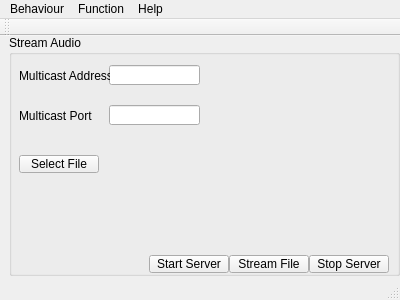
<?xml version="1.0" encoding="UTF-8"?>
<ui version="4.0">
 <class>MainWindow</class>
 <widget class="QMainWindow" name="MainWindow">
  <property name="geometry">
   <rect>
    <x>0</x>
    <y>0</y>
    <width>400</width>
    <height>300</height>
   </rect>
  </property>
  <property name="windowTitle">
   <string>CommAudio</string>
  </property>
  <widget class="QWidget" name="centralWidget">
   <widget class="QStackedWidget" name="function_stack">
    <property name="geometry">
     <rect>
      <x>-1</x>
      <y>-1</y>
      <width>401</width>
      <height>241</height>
     </rect>
    </property>
    <property name="currentIndex">
     <number>3</number>
    </property>
    <widget class="QWidget" name="client_streamAudio">
     <widget class="QGroupBox" name="groupBox_3">
      <property name="geometry">
       <rect>
        <x>10</x>
        <y>0</y>
        <width>391</width>
        <height>241</height>
       </rect>
      </property>
      <property name="title">
       <string>Stream Audio</string>
      </property>
      <widget class="QLabel" name="label_stream_ip">
       <property name="geometry">
        <rect>
         <x>10</x>
         <y>20</y>
         <width>51</width>
         <height>16</height>
        </rect>
       </property>
       <property name="text">
        <string>Multicast IP:</string>
       </property>
      </widget>
      <widget class="QLabel" name="label_stream_port">
       <property name="geometry">
        <rect>
         <x>10</x>
         <y>50</y>
         <width>39</width>
         <height>11</height>
        </rect>
       </property>
       <property name="text">
        <string>Port:</string>
       </property>
      </widget>
      <widget class="QLineEdit" name="stream_ip">
       <property name="geometry">
        <rect>
         <x>70</x>
         <y>20</y>
         <width>113</width>
         <height>20</height>
        </rect>
       </property>
      </widget>
      <widget class="QLineEdit" name="stream_port">
       <property name="geometry">
        <rect>
         <x>70</x>
         <y>50</y>
         <width>113</width>
         <height>20</height>
        </rect>
       </property>
      </widget>
      <widget class="QPushButton" name="btn_stream_connect">
       <property name="geometry">
        <rect>
         <x>230</x>
         <y>220</y>
         <width>80</width>
         <height>18</height>
        </rect>
       </property>
       <property name="text">
        <string>Connect</string>
       </property>
      </widget>
      <widget class="QPushButton" name="btn_stream_disconnect">
       <property name="geometry">
        <rect>
         <x>310</x>
         <y>220</y>
         <width>80</width>
         <height>18</height>
        </rect>
       </property>
       <property name="text">
        <string>Disconnect</string>
       </property>
      </widget>
      <widget class="QLabel" name="label_stream_volume">
       <property name="geometry">
        <rect>
         <x>10</x>
         <y>200</y>
         <width>41</width>
         <height>16</height>
        </rect>
       </property>
       <property name="text">
        <string>Volume:</string>
       </property>
      </widget>
      <widget class="QSlider" name="slider_stream_volume">
       <property name="geometry">
        <rect>
         <x>50</x>
         <y>200</y>
         <width>141</width>
         <height>16</height>
        </rect>
       </property>
       <property name="sliderPosition">
        <number>50</number>
       </property>
       <property name="orientation">
        <enum>Qt::Horizontal</enum>
       </property>
      </widget>
      <widget class="QLabel" name="label_stream_vol_value">
       <property name="geometry">
        <rect>
         <x>200</x>
         <y>200</y>
         <width>21</width>
         <height>16</height>
        </rect>
       </property>
       <property name="text">
        <string>0</string>
       </property>
      </widget>
     </widget>
    </widget>
    <widget class="QWidget" name="client_playFile">
     <widget class="QGroupBox" name="groupBox">
      <property name="geometry">
       <rect>
        <x>10</x>
        <y>0</y>
        <width>391</width>
        <height>251</height>
       </rect>
      </property>
      <property name="title">
       <string>Play File</string>
      </property>
      <widget class="QLabel" name="label_file_port">
       <property name="geometry">
        <rect>
         <x>10</x>
         <y>50</y>
         <width>39</width>
         <height>11</height>
        </rect>
       </property>
       <property name="text">
        <string>Port:</string>
       </property>
      </widget>
      <widget class="QLabel" name="label_file_ip">
       <property name="geometry">
        <rect>
         <x>10</x>
         <y>20</y>
         <width>51</width>
         <height>16</height>
        </rect>
       </property>
       <property name="text">
        <string>Server IP:</string>
       </property>
      </widget>
      <widget class="QLineEdit" name="file_port">
       <property name="geometry">
        <rect>
         <x>70</x>
         <y>50</y>
         <width>113</width>
         <height>20</height>
        </rect>
       </property>
      </widget>
      <widget class="QLineEdit" name="file_ip">
       <property name="geometry">
        <rect>
         <x>70</x>
         <y>20</y>
         <width>113</width>
         <height>20</height>
        </rect>
       </property>
      </widget>
      <widget class="QPushButton" name="btn_upload_file">
       <property name="geometry">
        <rect>
         <x>230</x>
         <y>200</y>
         <width>80</width>
         <height>18</height>
        </rect>
       </property>
       <property name="text">
        <string>Upload File</string>
       </property>
      </widget>
      <widget class="QPushButton" name="btn_download_file">
       <property name="geometry">
        <rect>
         <x>200</x>
         <y>80</y>
         <width>80</width>
         <height>18</height>
        </rect>
       </property>
       <property name="text">
        <string>Download File</string>
       </property>
      </widget>
      <widget class="QLabel" name="label">
       <property name="geometry">
        <rect>
         <x>10</x>
         <y>80</y>
         <width>51</width>
         <height>16</height>
        </rect>
       </property>
       <property name="text">
        <string>File Name:</string>
       </property>
      </widget>
      <widget class="QLineEdit" name="file_name">
       <property name="geometry">
        <rect>
         <x>70</x>
         <y>80</y>
         <width>113</width>
         <height>20</height>
        </rect>
       </property>
      </widget>
      <widget class="QLabel" name="label_file_volume">
       <property name="geometry">
        <rect>
         <x>10</x>
         <y>200</y>
         <width>41</width>
         <height>16</height>
        </rect>
       </property>
       <property name="text">
        <string>Volume:</string>
       </property>
      </widget>
      <widget class="QSlider" name="slider_file_volume">
       <property name="geometry">
        <rect>
         <x>50</x>
         <y>200</y>
         <width>141</width>
         <height>16</height>
        </rect>
       </property>
       <property name="sliderPosition">
        <number>50</number>
       </property>
       <property name="orientation">
        <enum>Qt::Horizontal</enum>
       </property>
      </widget>
      <widget class="QLabel" name="label_file_vol_value">
       <property name="geometry">
        <rect>
         <x>200</x>
         <y>200</y>
         <width>21</width>
         <height>16</height>
        </rect>
       </property>
       <property name="text">
        <string>0</string>
       </property>
      </widget>
      <widget class="QPushButton" name="btn_play_file">
       <property name="geometry">
        <rect>
         <x>10</x>
         <y>140</y>
         <width>80</width>
         <height>18</height>
        </rect>
       </property>
       <property name="text">
        <string>Play a File</string>
       </property>
      </widget>
      <widget class="QPushButton" name="btn_resume">
       <property name="geometry">
        <rect>
         <x>210</x>
         <y>140</y>
         <width>80</width>
         <height>18</height>
        </rect>
       </property>
       <property name="text">
        <string>Resume</string>
       </property>
      </widget>
      <widget class="QPushButton" name="btn_stop">
       <property name="geometry">
        <rect>
         <x>310</x>
         <y>140</y>
         <width>80</width>
         <height>18</height>
        </rect>
       </property>
       <property name="text">
        <string>Stop</string>
       </property>
      </widget>
      <widget class="QPushButton" name="btn_pause">
       <property name="geometry">
        <rect>
         <x>110</x>
         <y>140</y>
         <width>80</width>
         <height>18</height>
        </rect>
       </property>
       <property name="text">
        <string>Pause</string>
       </property>
      </widget>
     </widget>
    </widget>
    <widget class="QWidget" name="client_microphone">
     <widget class="QGroupBox" name="groupBox_2">
      <property name="geometry">
       <rect>
        <x>10</x>
        <y>0</y>
        <width>391</width>
        <height>241</height>
       </rect>
      </property>
      <property name="title">
       <string>Two-Way Microphone</string>
      </property>
      <widget class="QLabel" name="label_mic_ip">
       <property name="geometry">
        <rect>
         <x>10</x>
         <y>20</y>
         <width>51</width>
         <height>16</height>
        </rect>
       </property>
       <property name="text">
        <string>Peer IP:</string>
       </property>
      </widget>
      <widget class="QLabel" name="label_mic_port">
       <property name="geometry">
        <rect>
         <x>10</x>
         <y>50</y>
         <width>39</width>
         <height>11</height>
        </rect>
       </property>
       <property name="text">
        <string>Port:</string>
       </property>
      </widget>
      <widget class="QLineEdit" name="mic_port">
       <property name="geometry">
        <rect>
         <x>60</x>
         <y>50</y>
         <width>113</width>
         <height>20</height>
        </rect>
       </property>
      </widget>
      <widget class="QLineEdit" name="mic_ip">
       <property name="geometry">
        <rect>
         <x>60</x>
         <y>20</y>
         <width>113</width>
         <height>20</height>
        </rect>
       </property>
      </widget>
      <widget class="QPushButton" name="btn_mic_connect">
       <property name="geometry">
        <rect>
         <x>230</x>
         <y>220</y>
         <width>80</width>
         <height>18</height>
        </rect>
       </property>
       <property name="text">
        <string>Connect</string>
       </property>
      </widget>
      <widget class="QPushButton" name="btn_mic_disconnect">
       <property name="geometry">
        <rect>
         <x>310</x>
         <y>220</y>
         <width>80</width>
         <height>18</height>
        </rect>
       </property>
       <property name="text">
        <string>Disconnect</string>
       </property>
      </widget>
      <widget class="QSlider" name="slider_mic_volume">
       <property name="geometry">
        <rect>
         <x>50</x>
         <y>200</y>
         <width>141</width>
         <height>16</height>
        </rect>
       </property>
       <property name="sliderPosition">
        <number>50</number>
       </property>
       <property name="orientation">
        <enum>Qt::Horizontal</enum>
       </property>
      </widget>
      <widget class="QLabel" name="label_mic_volume">
       <property name="geometry">
        <rect>
         <x>10</x>
         <y>200</y>
         <width>41</width>
         <height>16</height>
        </rect>
       </property>
       <property name="text">
        <string>Volume:</string>
       </property>
      </widget>
      <widget class="QLabel" name="label_mic_vol_value">
       <property name="geometry">
        <rect>
         <x>200</x>
         <y>200</y>
         <width>21</width>
         <height>16</height>
        </rect>
       </property>
       <property name="text">
        <string>0</string>
       </property>
      </widget>
     </widget>
    </widget>
    <widget class="QWidget" name="server_streamAudio">
     <widget class="QGroupBox" name="groupBox_4">
      <property name="geometry">
       <rect>
        <x>10</x>
        <y>0</y>
        <width>391</width>
        <height>241</height>
       </rect>
      </property>
      <property name="title">
       <string>Stream Audio</string>
      </property>
      <widget class="QPushButton" name="server_stream_start">
       <property name="geometry">
        <rect>
         <x>140</x>
         <y>220</y>
         <width>80</width>
         <height>18</height>
        </rect>
       </property>
       <property name="text">
        <string>Start Server</string>
       </property>
      </widget>
      <widget class="QPushButton" name="server_stream_stop">
       <property name="geometry">
        <rect>
         <x>300</x>
         <y>220</y>
         <width>80</width>
         <height>18</height>
        </rect>
       </property>
       <property name="text">
        <string>Stop Server</string>
       </property>
      </widget>
      <widget class="QPushButton" name="server_stream_file">
       <property name="geometry">
        <rect>
         <x>220</x>
         <y>220</y>
         <width>80</width>
         <height>18</height>
        </rect>
       </property>
       <property name="text">
        <string>Stream File</string>
       </property>
      </widget>
      <widget class="QLineEdit" name="lineEdit_2">
       <property name="geometry">
        <rect>
         <x>100</x>
         <y>30</y>
         <width>91</width>
         <height>20</height>
        </rect>
       </property>
      </widget>
      <widget class="QLabel" name="label_2">
       <property name="geometry">
        <rect>
         <x>10</x>
         <y>30</y>
         <width>91</width>
         <height>21</height>
        </rect>
       </property>
       <property name="text">
        <string>Multicast Address</string>
       </property>
      </widget>
      <widget class="QLabel" name="label_3">
       <property name="geometry">
        <rect>
         <x>10</x>
         <y>70</y>
         <width>101</width>
         <height>21</height>
        </rect>
       </property>
       <property name="text">
        <string>Multicast Port</string>
       </property>
      </widget>
      <widget class="QLineEdit" name="lineEdit_3">
       <property name="geometry">
        <rect>
         <x>100</x>
         <y>70</y>
         <width>91</width>
         <height>20</height>
        </rect>
       </property>
      </widget>
      <widget class="QPushButton" name="select_file">
       <property name="geometry">
        <rect>
         <x>10</x>
         <y>120</y>
         <width>80</width>
         <height>18</height>
        </rect>
       </property>
       <property name="text">
        <string>Select File</string>
       </property>
      </widget>
     </widget>
    </widget>
    <widget class="QWidget" name="server_playFile">
     <widget class="QGroupBox" name="groupBox_5">
      <property name="geometry">
       <rect>
        <x>10</x>
        <y>0</y>
        <width>391</width>
        <height>241</height>
       </rect>
      </property>
      <property name="title">
       <string>Play File</string>
      </property>
      <widget class="QPushButton" name="server_file_start">
       <property name="geometry">
        <rect>
         <x>230</x>
         <y>220</y>
         <width>80</width>
         <height>18</height>
        </rect>
       </property>
       <property name="text">
        <string>Start</string>
       </property>
      </widget>
      <widget class="QPushButton" name="server_file_stop">
       <property name="geometry">
        <rect>
         <x>310</x>
         <y>220</y>
         <width>80</width>
         <height>18</height>
        </rect>
       </property>
       <property name="text">
        <string>Stop</string>
       </property>
      </widget>
     </widget>
    </widget>
   </widget>
  </widget>
  <widget class="QMenuBar" name="menuBar">
   <property name="geometry">
    <rect>
     <x>0</x>
     <y>0</y>
     <width>400</width>
     <height>22</height>
    </rect>
   </property>
   <widget class="QMenu" name="menuBehaviour">
    <property name="title">
     <string>Behaviour</string>
    </property>
    <addaction name="actionClient"/>
    <addaction name="actionServer"/>
   </widget>
   <widget class="QMenu" name="menuFunction">
    <property name="title">
     <string>Function</string>
    </property>
    <addaction name="actionStream_Audio"/>
    <addaction name="actionPlay_File"/>
    <addaction name="actionMicrophone"/>
    <addaction name="actionServer_Start"/>
   </widget>
   <widget class="QMenu" name="menuHelp">
    <property name="title">
     <string>Help</string>
    </property>
   </widget>
   <addaction name="menuBehaviour"/>
   <addaction name="menuFunction"/>
   <addaction name="menuHelp"/>
  </widget>
  <widget class="QToolBar" name="mainToolBar">
   <attribute name="toolBarArea">
    <enum>TopToolBarArea</enum>
   </attribute>
   <attribute name="toolBarBreak">
    <bool>false</bool>
   </attribute>
  </widget>
  <widget class="QStatusBar" name="statusBar"/>
  <action name="actionClient">
   <property name="text">
    <string>Client</string>
   </property>
  </action>
  <action name="actionServer">
   <property name="text">
    <string>Server</string>
   </property>
  </action>
  <action name="actionStream_Audio">
   <property name="text">
    <string>Stream Audio</string>
   </property>
  </action>
  <action name="actionPlay_File">
   <property name="text">
    <string>Play File</string>
   </property>
  </action>
  <action name="actionMicrophone">
   <property name="text">
    <string>Two-Way Microphone</string>
   </property>
  </action>
  <action name="actionServer_Start">
   <property name="checkable">
    <bool>true</bool>
   </property>
   <property name="text">
    <string>Server Start</string>
   </property>
  </action>
 </widget>
 <layoutdefault spacing="6" margin="11"/>
 <resources/>
 <connections/>
</ui>
